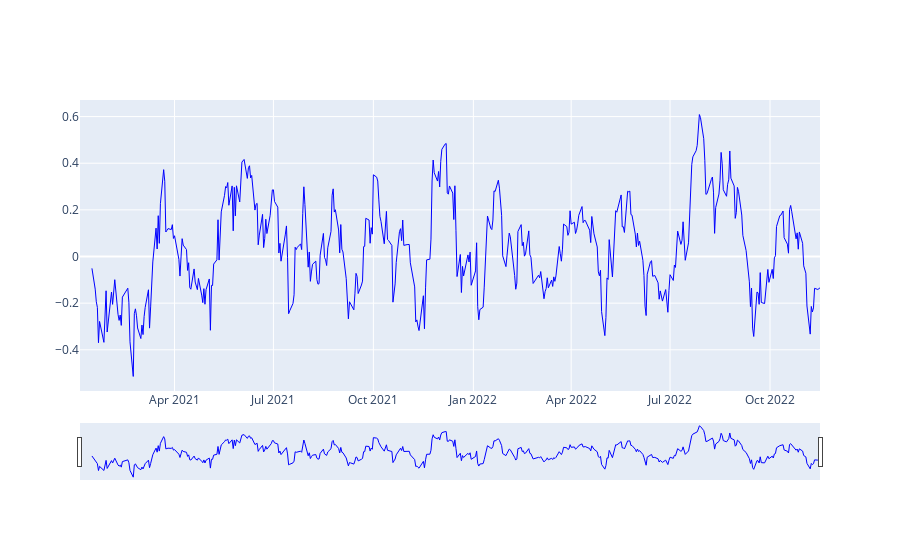

Notebook code for this chart:
### Code cell
fig = go.Figure()

fig.add_trace(
    go.Scatter(
        name="CMF",
        x=cmf_df.index,
        y=cmf_df["cmf"],
        line=dict(color='blue', width=1))
)


fig.update_layout(xaxis_rangeslider_visible=True)

### Figure 1 — Plotly figure (JSON) as saved in the notebook; plotly's stock layout.template omitted (floating-point values rounded to 4 significant figures; data arrays with more than 128 entries replaced by an {"elided": "..."} marker saying what was removed)
{"data": [{"line": {"color": "blue", "width": 1}, "name": "CMF", "type": "scatter", "x": {"elided": "466 str values"}, "y": {"elided": "466 float values"}}], "layout": {"xaxis": {"rangeslider": {"visible": true}}}}
